Frame 1 (no input): blank canvas, image omitted
Frame 60 (the mouse pressed at the canvas centre just before this capture): blank canvas, image omitted
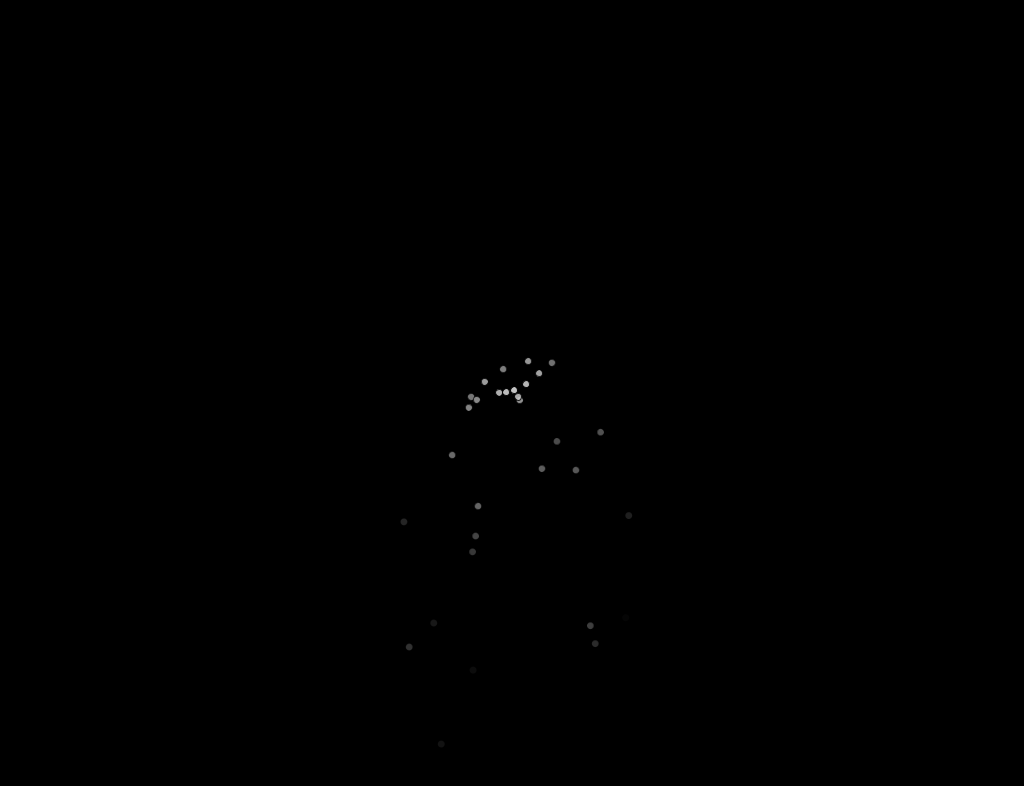
Frame 120 (the mouse held since frame 60 and released just before this capture)

The Processing sketch whose frames 1 and 60 were blank and that drew this single picture after the mouse press (run headless with seeded random() and noise(); from frame 60 on, the mouse is pressed at the canvas centre):

// Processing sketch: particle_system
// ── particle_system.pde
import java.util.*;

ArrayList<ParticleSystem> particleSystems;
PVector startPos;
int particleType;
final int MAX_SIZE = 1000;

void setup() {
  size(1024, 786);
  
  startPos = new PVector(width / 2, height / 4);
  particleSystems = new ArrayList<ParticleSystem>();
  particleType = ParticleSystem.TYPE_CIRCLE;
}

void draw() {
  background(0);
  
  Iterator<ParticleSystem> psIterator = particleSystems.iterator();
  while (psIterator.hasNext()) {
    ParticleSystem currentSystem = psIterator.next();
    currentSystem.run();
  }
}

void mousePressed() {
  ParticleSystem newPs = new ParticleSystem(new PVector(mouseX, mouseY));
  particleSystems.add(newPs);
  particleType = (particleType + 1) % 3;
}

class ParticleSystem {
  private final static int TYPE_CIRCLE = 0;
  private final static int TYPE_SQUARE = 1;
  private final static int TYPE_TRIANGLE = 2;

  ArrayList<Particle> particles;
  PVector origin;
  int type = 0;
  
  ParticleSystem(PVector pos) {
    origin = pos;
    particles = new ArrayList<Particle>();
    type = particleType;
  }
  
  void add(Particle p) {
    particles.add(p);
  }
  
  private boolean isFull() {
    return particles.size() < MAX_SIZE;
  }
  
  void run() {
    if (isFull()) {
      Particle p = null;
      if (type == TYPE_SQUARE) {
        p = new SquareParticle(origin);
      } else if (type == TYPE_TRIANGLE) {
        p = new TriangleParticle(origin);
      } else { /* TYPE_CIRCLE or else */
        p = new CircleParticle(origin);
      }
      particles.add(p);
    }
      
    Iterator<Particle> ip = particles.iterator();
    while (ip.hasNext()) {
      Particle p = ip.next();
      p.update();
      if (p != null && p.isAlive()) {
        p.display();
      } else {
        ip.remove();
      }
    }
  }
}

abstract class Particle {
  PVector pos;
  PVector velo;
  PVector accel;
  
  float lifetime;
  
  Particle(PVector pos) {
    this.pos = new PVector(pos.x, pos.y);
    this.velo = new PVector(random(-5, 5), random(-10, 0));
    this.accel = new PVector(0, 0.98);
    this.lifetime = 255;
  }
  
  void update() {
    velo.add(accel);
    pos.add(velo);
    
    lifetime -= 8.0;
  }
  
  void display() {
    // TO-BE-IMPLEMENTED
  }
  
  boolean isAlive() {
    return lifetime > 0 ? true : false;
  }
}

class SquareParticle extends Particle {
  SquareParticle(PVector pos) {
    super(pos);
  }
  
  void display() {
    float theta = map(pos.x, 0, width, 0, TWO_PI * 2);
    
    rectMode(CENTER);
    fill(200, lifetime);
    pushMatrix();
    translate(pos.x, pos.y);
    rotate(theta);
    rect(0, 0, 8, 8);
    popMatrix(); 
  }
}

class TriangleParticle extends Particle {
  TriangleParticle(PVector pos) {
    super(pos);
  }
  
  void display() {
    float theta = map(pos.x, 0, width, 0, TWO_PI);
    
    fill(200, lifetime);
    
    pushMatrix();
    translate(pos.x, pos.y);
    rotate(theta);
    triangle(0, 0, 4, -sqrt(48), 8, 0);
    popMatrix();
  }
}

class CircleParticle extends Particle {
  CircleParticle(PVector pos) {
    super(pos);
  }
  
  void display() {
    stroke(0, lifetime);
    fill(200, lifetime);
    ellipse(pos.x, pos.y, 7, 7);
  }
}
